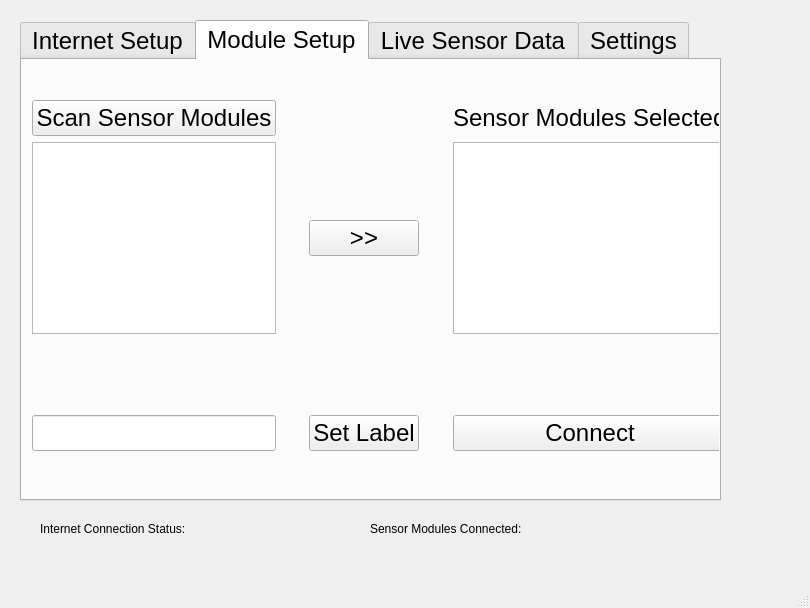
<?xml version="1.0" encoding="UTF-8"?>
<ui version="4.0">
 <class>SmartHomeSystem</class>
 <widget class="QMainWindow" name="SmartHomeSystem">
  <property name="geometry">
   <rect>
    <x>0</x>
    <y>0</y>
    <width>810</width>
    <height>608</height>
   </rect>
  </property>
  <property name="sizePolicy">
   <sizepolicy hsizetype="Fixed" vsizetype="Fixed">
    <horstretch>0</horstretch>
    <verstretch>0</verstretch>
   </sizepolicy>
  </property>
  <property name="windowTitle">
   <string>SmartHomeSystem v1.0</string>
  </property>
  <widget class="QWidget" name="centralwidget">
   <widget class="QTabWidget" name="tabWidget">
    <property name="geometry">
     <rect>
      <x>20</x>
      <y>20</y>
      <width>701</width>
      <height>481</height>
     </rect>
    </property>
    <property name="font">
     <font>
      <pointsize>18</pointsize>
     </font>
    </property>
    <property name="currentIndex">
     <number>1</number>
    </property>
    <widget class="QWidget" name="InternetSetup">
     <attribute name="title">
      <string>Internet Setup</string>
     </attribute>
     <widget class="QWidget" name="gridLayoutWidget">
      <property name="geometry">
       <rect>
        <x>39</x>
        <y>39</y>
        <width>611</width>
        <height>371</height>
       </rect>
      </property>
      <layout class="QGridLayout" name="gridLayout">
       <item row="1" column="1">
        <widget class="QPushButton" name="ScanWiFi">
         <property name="text">
          <string>Scan WiFi Networks</string>
         </property>
        </widget>
       </item>
       <item row="6" column="1">
        <widget class="QLineEdit" name="passwordField"/>
       </item>
       <item row="7" column="1">
        <widget class="QPushButton" name="ConnectToWiFi">
         <property name="text">
          <string>Connect</string>
         </property>
        </widget>
       </item>
       <item row="2" column="1">
        <spacer name="verticalSpacer">
         <property name="orientation">
          <enum>Qt::Vertical</enum>
         </property>
         <property name="sizeHint" stdset="0">
          <size>
           <width>20</width>
           <height>40</height>
          </size>
         </property>
        </spacer>
       </item>
       <item row="3" column="1">
        <widget class="QListWidget" name="WiFiList"/>
       </item>
       <item row="4" column="1">
        <spacer name="verticalSpacer_2">
         <property name="orientation">
          <enum>Qt::Vertical</enum>
         </property>
         <property name="sizeHint" stdset="0">
          <size>
           <width>20</width>
           <height>40</height>
          </size>
         </property>
        </spacer>
       </item>
       <item row="5" column="1">
        <widget class="QLabel" name="passwordLabel">
         <property name="text">
          <string>Enter password:</string>
         </property>
        </widget>
       </item>
      </layout>
     </widget>
    </widget>
    <widget class="QWidget" name="ModuleSetup">
     <attribute name="title">
      <string>Module Setup</string>
     </attribute>
     <widget class="QWidget" name="gridLayoutWidget_3">
      <property name="geometry">
       <rect>
        <x>10</x>
        <y>40</y>
        <width>695</width>
        <height>351</height>
       </rect>
      </property>
      <layout class="QGridLayout" name="gridLayout_3">
       <item row="4" column="1">
        <widget class="QLineEdit" name="labelValue"/>
       </item>
       <item row="1" column="5">
        <widget class="QLabel" name="SensorModulesSelected">
         <property name="text">
          <string>Sensor Modules Selected</string>
         </property>
        </widget>
       </item>
       <item row="2" column="1">
        <widget class="QListWidget" name="BLEList"/>
       </item>
       <item row="1" column="1">
        <widget class="QPushButton" name="ScanBLE">
         <property name="text">
          <string>Scan Sensor Modules</string>
         </property>
        </widget>
       </item>
       <item row="2" column="3">
        <widget class="QPushButton" name="SelectSensorModule">
         <property name="text">
          <string>&gt;&gt;</string>
         </property>
        </widget>
       </item>
       <item row="2" column="5">
        <widget class="QListWidget" name="ModulesSelectedList"/>
       </item>
       <item row="4" column="5">
        <widget class="QPushButton" name="ConnectToBLEDevices">
         <property name="text">
          <string>Connect</string>
         </property>
        </widget>
       </item>
       <item row="3" column="1">
        <spacer name="verticalSpacer_5">
         <property name="orientation">
          <enum>Qt::Vertical</enum>
         </property>
         <property name="sizeHint" stdset="0">
          <size>
           <width>20</width>
           <height>40</height>
          </size>
         </property>
        </spacer>
       </item>
       <item row="4" column="3">
        <widget class="QPushButton" name="setLabelButton">
         <property name="text">
          <string>Set Label</string>
         </property>
        </widget>
       </item>
       <item row="4" column="2">
        <spacer name="horizontalSpacer_2">
         <property name="orientation">
          <enum>Qt::Horizontal</enum>
         </property>
         <property name="sizeHint" stdset="0">
          <size>
           <width>40</width>
           <height>20</height>
          </size>
         </property>
        </spacer>
       </item>
       <item row="4" column="4">
        <spacer name="horizontalSpacer_3">
         <property name="orientation">
          <enum>Qt::Horizontal</enum>
         </property>
         <property name="sizeHint" stdset="0">
          <size>
           <width>40</width>
           <height>20</height>
          </size>
         </property>
        </spacer>
       </item>
      </layout>
     </widget>
    </widget>
    <widget class="QWidget" name="LiveSensorData">
     <attribute name="title">
      <string>Live Sensor Data</string>
     </attribute>
     <widget class="QWidget" name="gridLayoutWidget_2">
      <property name="geometry">
       <rect>
        <x>40</x>
        <y>30</y>
        <width>611</width>
        <height>371</height>
       </rect>
      </property>
      <layout class="QGridLayout" name="gridLayout_2">
       <item row="1" column="0">
        <widget class="QLabel" name="sensor1Temp">
         <property name="text">
          <string>Temperature</string>
         </property>
        </widget>
       </item>
       <item row="0" column="0">
        <widget class="QLabel" name="sensor1Label">
         <property name="text">
          <string>Sensor Module 1</string>
         </property>
        </widget>
       </item>
       <item row="0" column="3">
        <widget class="QLabel" name="sensor2Label">
         <property name="text">
          <string>Sensor Module 2</string>
         </property>
        </widget>
       </item>
       <item row="1" column="3">
        <widget class="QLabel" name="sensor2Temp">
         <property name="text">
          <string>Temperature</string>
         </property>
        </widget>
       </item>
       <item row="2" column="0">
        <widget class="QLabel" name="sensor1Hum">
         <property name="text">
          <string>Humidity</string>
         </property>
        </widget>
       </item>
       <item row="2" column="1">
        <widget class="QLCDNumber" name="sensor1HumValue"/>
       </item>
       <item row="3" column="0">
        <widget class="QLabel" name="sensor1Air">
         <property name="text">
          <string>AirQuality</string>
         </property>
        </widget>
       </item>
       <item row="2" column="3">
        <widget class="QLabel" name="sensor2Hum">
         <property name="text">
          <string>Humidity</string>
         </property>
        </widget>
       </item>
       <item row="3" column="1">
        <widget class="QLCDNumber" name="sensor1AirValue"/>
       </item>
       <item row="1" column="4">
        <widget class="QLCDNumber" name="sensor2TempValue"/>
       </item>
       <item row="3" column="4">
        <widget class="QLCDNumber" name="sensor2AirValue"/>
       </item>
       <item row="3" column="3">
        <widget class="QLabel" name="sensor2Air">
         <property name="text">
          <string>AirQuality</string>
         </property>
        </widget>
       </item>
       <item row="1" column="1">
        <widget class="QLCDNumber" name="sensor1TempValue"/>
       </item>
       <item row="2" column="4">
        <widget class="QLCDNumber" name="sensor2HumValue"/>
       </item>
       <item row="1" column="2">
        <spacer name="horizontalSpacer">
         <property name="orientation">
          <enum>Qt::Horizontal</enum>
         </property>
         <property name="sizeHint" stdset="0">
          <size>
           <width>40</width>
           <height>20</height>
          </size>
         </property>
        </spacer>
       </item>
       <item row="4" column="0" colspan="5">
        <widget class="QPushButton" name="RefreshButton">
         <property name="text">
          <string>Refresh</string>
         </property>
        </widget>
       </item>
      </layout>
     </widget>
    </widget>
    <widget class="QWidget" name="Settings">
     <attribute name="title">
      <string>Settings</string>
     </attribute>
     <widget class="QWidget" name="gridLayoutWidget_4">
      <property name="geometry">
       <rect>
        <x>60</x>
        <y>20</y>
        <width>581</width>
        <height>391</height>
       </rect>
      </property>
      <layout class="QGridLayout" name="gridLayout_4">
       <item row="8" column="0" colspan="2">
        <widget class="QPushButton" name="SaveButton">
         <property name="text">
          <string>Save</string>
         </property>
        </widget>
       </item>
       <item row="2" column="0">
        <widget class="QLabel" name="TempLabel">
         <property name="text">
          <string>Temperature (F)</string>
         </property>
        </widget>
       </item>
       <item row="6" column="0">
        <widget class="QLabel" name="EmailLabel">
         <property name="text">
          <string>Email:</string>
         </property>
        </widget>
       </item>
       <item row="3" column="0">
        <widget class="QLabel" name="HumLabel">
         <property name="text">
          <string>Humidity </string>
         </property>
        </widget>
       </item>
       <item row="4" column="0">
        <widget class="QLabel" name="AirQLabel">
         <property name="text">
          <string>Air Quality</string>
         </property>
        </widget>
       </item>
       <item row="7" column="0">
        <spacer name="verticalSpacer_3">
         <property name="orientation">
          <enum>Qt::Vertical</enum>
         </property>
         <property name="sizeHint" stdset="0">
          <size>
           <width>20</width>
           <height>40</height>
          </size>
         </property>
        </spacer>
       </item>
       <item row="2" column="1">
        <widget class="QLineEdit" name="tempInput"/>
       </item>
       <item row="6" column="1">
        <widget class="QLineEdit" name="emailInput"/>
       </item>
       <item row="3" column="1">
        <widget class="QLineEdit" name="HumInput"/>
       </item>
       <item row="4" column="1">
        <widget class="QLineEdit" name="AirQInput"/>
       </item>
       <item row="5" column="0">
        <spacer name="verticalSpacer_4">
         <property name="orientation">
          <enum>Qt::Vertical</enum>
         </property>
         <property name="sizeHint" stdset="0">
          <size>
           <width>20</width>
           <height>40</height>
          </size>
         </property>
        </spacer>
       </item>
       <item row="1" column="0">
        <widget class="QLabel" name="thresholdLabel">
         <property name="font">
          <font>
           <weight>50</weight>
           <bold>false</bold>
          </font>
         </property>
         <property name="text">
          <string>Threshold Values:</string>
         </property>
        </widget>
       </item>
       <item row="0" column="0" colspan="2">
        <widget class="QRadioButton" name="notificationRadioButton">
         <property name="text">
          <string>Get instant notifications</string>
         </property>
        </widget>
       </item>
      </layout>
     </widget>
    </widget>
   </widget>
   <widget class="QLabel" name="InternetStatusLabel">
    <property name="geometry">
     <rect>
      <x>40</x>
      <y>520</y>
      <width>261</width>
      <height>17</height>
     </rect>
    </property>
    <property name="text">
     <string>Internet Connection Status:</string>
    </property>
   </widget>
   <widget class="QLabel" name="sensorModulesConnectedLabel">
    <property name="geometry">
     <rect>
      <x>370</x>
      <y>520</y>
      <width>241</width>
      <height>17</height>
     </rect>
    </property>
    <property name="text">
     <string>Sensor Modules Connected: </string>
    </property>
   </widget>
  </widget>
  <widget class="QMenuBar" name="menubar">
   <property name="geometry">
    <rect>
     <x>0</x>
     <y>0</y>
     <width>810</width>
     <height>25</height>
    </rect>
   </property>
  </widget>
  <widget class="QStatusBar" name="statusbar"/>
 </widget>
 <resources/>
 <connections/>
</ui>
